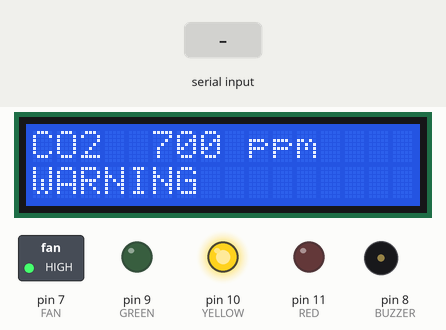
Recording of a sketch running on a simulated Arduino Uno, built with avr-gcc and run on an emulated ATmega328P. On the bench: 16×2 character LCD, switched loads named in the sketch (green lamp = pin HIGH), output pins drawn as LEDs (lit = HIGH), buzzer (waves = sounding). Inputs (shaded band) come from the test bench.

Above: at 4.6 s.
4.7 s: "90,45\n" received over Serial
At 6.6 s:
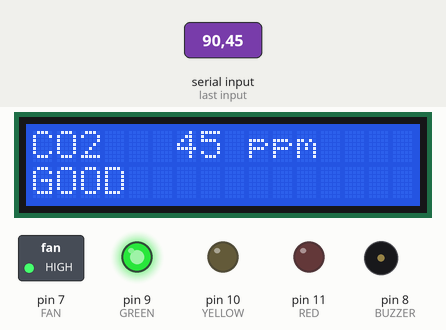
At 34.22 s:
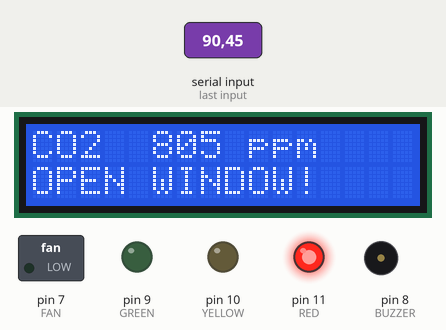
Timing chart, 0 to 35.7 s (numbered marks = the images above; inputs shaded):
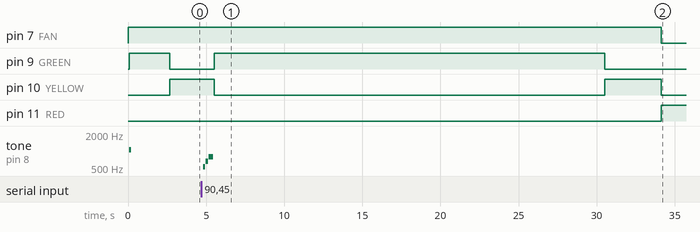

Measured:
- after the input at 4.7 s, tone on pin 8 (BUZZER): plays 523 Hz for 0.15 s, 659 Hz for 0.15 s, 784 Hz for 0.30 s, starting after 0.11 s
- what the display in image 1 shows lasts 15.0 s, from 5.5 s to 20.5 s

The sketch:

co2_display.ino
```cpp
// 모형집: 전광판 + 신호등 + 환기팬 + 소리(수동 부저)
// 시연용 기준: 초록 <600, 노랑 600~799, 빨강 800+
// 라즈베리파이가 USB로 CO2 숫자를 보내 준다 (예: "823" + 줄바꿈)
// 15초 동안 숫자가 안 오면 연습 모드(450↔1000 오르내림)로 움직인다

// ===== 1. 설정 =====
#include <Wire.h>
#include <LiquidCrystal_I2C.h>

LiquidCrystal_I2C lcd(0x27, 16, 2);

const int GREEN  = 9;
const int YELLOW = 10;
const int RED    = 11;
const int FAN    = 7;
const int BUZZER = 8;

const int RELAY_ON  = LOW;    // 이 릴레이는 LOW일 때 켜진다
const int RELAY_OFF = HIGH;

const int WARN_AT = 600;
const int OPEN_AT = 800;
const int GAP     = 20;       // 경계에서 깜빡이지 않게 내려갈 때는 20 더 내려가야 바뀜

int co2 = 450;
int step = 10;
int level = 0;                // 0 초록, 1 노랑, 2 빨강
bool fanOn = false;
unsigned long lastReal = 0;
unsigned long lastWake = 0;

void wakeLcd();
void show();
void updateLevel();
void playSound(int from, int to);

// ===== 2. 켜질 때 한 번 =====
void setup() {
  pinMode(GREEN, OUTPUT);
  pinMode(YELLOW, OUTPUT);
  pinMode(RED, OUTPUT);
  pinMode(FAN, OUTPUT);
  pinMode(BUZZER, OUTPUT);
  digitalWrite(FAN, RELAY_OFF);

  Serial.begin(9600);
  Serial.setTimeout(200);

  Wire.begin();
  Wire.setWireTimeout(3000, true);   // 선이 흔들려 전광판이 멈춰도 아두이노는 안 멈춤
  wakeLcd();
  show();

  tone(BUZZER, 1047, 120);           // 켜질 때 "띡"
}

// ===== 3. 계속 반복 =====
void loop() {
  if (Serial.available()) {
    int v = Serial.parseInt();
    if (v > 0) {
      co2 = v;
      lastReal = millis();
      updateLevel();
      show();
    }
  }

  // 전광판이 깨졌거나 20초가 지나면 다시 깨우기 (네모칸 자동 복구)
  if (Wire.getWireTimeoutFlag()) {
    Wire.clearWireTimeoutFlag();
    wakeLcd();
    show();
  } else if (millis() - lastWake > 20000) {
    wakeLcd();
    show();
  }

  // 연습 모드
  if (lastReal == 0 || millis() - lastReal > 15000) {
    co2 += step;
    if (co2 >= 1000) step = -10;
    if (co2 <= 450)  step = 10;
    updateLevel();
    show();
    delay(150);
  }
}

// ===== 4. 도우미 =====
void updateLevel() {
  int old = level;
  if (level == 0 && co2 >= WARN_AT) level = 1;
  if (level == 1 && co2 >= OPEN_AT) level = 2;
  if (level == 2 && co2 < OPEN_AT - GAP) level = (co2 < WARN_AT - GAP) ? 0 : 1;
  if (level == 1 && co2 < WARN_AT - GAP) level = 0;

  bool real = (lastReal != 0) && (millis() - lastReal <= 15000);
  if (level != old && real) playSound(old, level);   // 진짜 값일 때만 소리
}

void playSound(int from, int to) {
  if (from == 0 && to == 1) {
    tone(BUZZER, 880, 250);                           // 노랑: "띵~"
  } else if (to == 2) {
    for (int i = 0; i < 3; i++) {                     // 빨강: 사이렌 3번
      for (int f = 700; f <= 1600; f += 30) { tone(BUZZER, f); delay(6); }
      for (int f = 1600; f >= 700; f -= 30) { tone(BUZZER, f); delay(6); }
    }
    noTone(BUZZER);
  } else if (to == 0) {
    tone(BUZZER, 523, 150); delay(180);               // 초록 복귀: 도·미·솔
    tone(BUZZER, 659, 150); delay(180);
    tone(BUZZER, 784, 300); delay(320);
    noTone(BUZZER);
  }
}

void wakeLcd() {
  lcd.init();
  lcd.backlight();
  lastWake = millis();
}

void show() {
  lcd.setCursor(0, 0);
  lcd.print("CO2 ");
  if (co2 < 1000) lcd.print(" ");
  if (co2 < 100)  lcd.print(" ");
  lcd.print(co2);
  lcd.print(" ppm    ");

  lcd.setCursor(0, 1);
  if (level == 2)      lcd.print("OPEN WINDOW!    ");
  else if (level == 1) lcd.print("WARNING         ");
  else                 lcd.print("GOOD            ");

  digitalWrite(GREEN,  level == 0 ? HIGH : LOW);
  digitalWrite(YELLOW, level == 1 ? HIGH : LOW);
  digitalWrite(RED,    level == 2 ? HIGH : LOW);

  if (level == 2) fanOn = true;      // 빨강이면 팬 켜기
  if (level == 0) fanOn = false;     // 초록으로 돌아와야 끄기
  digitalWrite(FAN, fanOn ? RELAY_ON : RELAY_OFF);
}
```
